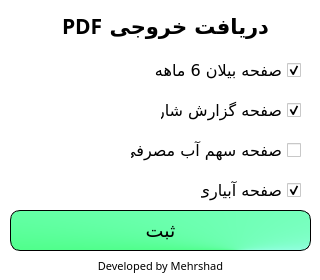
<?xml version="1.0" encoding="UTF-8"?>
<ui version="4.0">
 <class>settings</class>
 <widget class="QWidget" name="settings">
  <property name="geometry">
   <rect>
    <x>0</x>
    <y>0</y>
    <width>320</width>
    <height>280</height>
   </rect>
  </property>
  <property name="sizePolicy">
   <sizepolicy hsizetype="Preferred" vsizetype="Preferred">
    <horstretch>0</horstretch>
    <verstretch>0</verstretch>
   </sizepolicy>
  </property>
  <property name="minimumSize">
   <size>
    <width>320</width>
    <height>280</height>
   </size>
  </property>
  <property name="maximumSize">
   <size>
    <width>320</width>
    <height>280</height>
   </size>
  </property>
  <property name="windowTitle">
   <string>Form</string>
  </property>
  <property name="windowIcon">
   <iconset resource="Apart11.qrc">
    <normaloff>:/pics/.Images/Icon/euro.png</normaloff>:/pics/.Images/Icon/euro.png</iconset>
  </property>
  <property name="styleSheet">
   <string notr="true">background-color:white;</string>
  </property>
  <widget class="QLabel" name="label">
   <property name="geometry">
    <rect>
     <x>60</x>
     <y>0</y>
     <width>211</width>
     <height>51</height>
    </rect>
   </property>
   <property name="font">
    <font>
     <family>Mikhak Medium</family>
     <pointsize>16</pointsize>
     <weight>75</weight>
     <bold>true</bold>
     <underline>false</underline>
    </font>
   </property>
   <property name="styleSheet">
    <string notr="true">color:black</string>
   </property>
   <property name="text">
    <string>دریافت خروجی PDF</string>
   </property>
   <property name="alignment">
    <set>Qt::AlignCenter</set>
   </property>
  </widget>
  <widget class="QPushButton" name="ButtBack">
   <property name="geometry">
    <rect>
     <x>10</x>
     <y>10</y>
     <width>41</width>
     <height>41</height>
    </rect>
   </property>
   <property name="font">
    <font>
     <pointsize>30</pointsize>
    </font>
   </property>
   <property name="cursor">
    <cursorShape>PointingHandCursor</cursorShape>
   </property>
   <property name="whatsThis">
    <string>&lt;html&gt;&lt;head/&gt;&lt;body&gt;&lt;p align=&quot;center&quot;&gt;برگشت&lt;/p&gt;&lt;/body&gt;&lt;/html&gt;</string>
   </property>
   <property name="styleSheet">
    <string notr="true">border-radius:10px</string>
   </property>
   <property name="text">
    <string/>
   </property>
   <property name="icon">
    <iconset resource="Apart11.qrc">
     <normaloff>:/pics/.Images/Icon/back.png</normaloff>:/pics/.Images/Icon/back.png</iconset>
   </property>
   <property name="iconSize">
    <size>
     <width>36</width>
     <height>36</height>
    </size>
   </property>
  </widget>
  <widget class="QLabel" name="label_2">
   <property name="geometry">
    <rect>
     <x>0</x>
     <y>250</y>
     <width>321</width>
     <height>31</height>
    </rect>
   </property>
   <property name="font">
    <font>
     <family>Mikhak Medium</family>
     <pointsize>8</pointsize>
     <underline>false</underline>
    </font>
   </property>
   <property name="styleSheet">
    <string notr="true">color:black</string>
   </property>
   <property name="text">
    <string>Developed by Mehrshad</string>
   </property>
   <property name="alignment">
    <set>Qt::AlignCenter</set>
   </property>
  </widget>
  <widget class="QCheckBox" name="CheckAbyari">
   <property name="geometry">
    <rect>
     <x>200</x>
     <y>180</y>
     <width>101</width>
     <height>21</height>
    </rect>
   </property>
   <property name="font">
    <font>
     <family>Mikhak Medium</family>
     <pointsize>12</pointsize>
    </font>
   </property>
   <property name="cursor">
    <cursorShape>PointingHandCursor</cursorShape>
   </property>
   <property name="layoutDirection">
    <enum>Qt::RightToLeft</enum>
   </property>
   <property name="styleSheet">
    <string notr="true">color:black;</string>
   </property>
   <property name="text">
    <string>صفحه آبیاری</string>
   </property>
   <property name="checked">
    <bool>true</bool>
   </property>
  </widget>
  <widget class="QCheckBox" name="CheckAb">
   <property name="geometry">
    <rect>
     <x>130</x>
     <y>140</y>
     <width>171</width>
     <height>21</height>
    </rect>
   </property>
   <property name="font">
    <font>
     <family>Mikhak Medium</family>
     <pointsize>12</pointsize>
    </font>
   </property>
   <property name="cursor">
    <cursorShape>PointingHandCursor</cursorShape>
   </property>
   <property name="layoutDirection">
    <enum>Qt::RightToLeft</enum>
   </property>
   <property name="styleSheet">
    <string notr="true">color:black;</string>
   </property>
   <property name="text">
    <string>صفحه سهم آب مصرفی</string>
   </property>
  </widget>
  <widget class="QCheckBox" name="CheckBilan6Month">
   <property name="geometry">
    <rect>
     <x>150</x>
     <y>60</y>
     <width>151</width>
     <height>21</height>
    </rect>
   </property>
   <property name="font">
    <font>
     <family>Mikhak Medium</family>
     <pointsize>12</pointsize>
    </font>
   </property>
   <property name="cursor">
    <cursorShape>PointingHandCursor</cursorShape>
   </property>
   <property name="layoutDirection">
    <enum>Qt::RightToLeft</enum>
   </property>
   <property name="styleSheet">
    <string notr="true">color:black;</string>
   </property>
   <property name="text">
    <string>صفحه بیلان 6 ماهه</string>
   </property>
   <property name="checked">
    <bool>true</bool>
   </property>
  </widget>
  <widget class="QCheckBox" name="CheckSharj">
   <property name="geometry">
    <rect>
     <x>160</x>
     <y>100</y>
     <width>141</width>
     <height>21</height>
    </rect>
   </property>
   <property name="font">
    <font>
     <family>Mikhak Medium</family>
     <pointsize>12</pointsize>
    </font>
   </property>
   <property name="cursor">
    <cursorShape>PointingHandCursor</cursorShape>
   </property>
   <property name="layoutDirection">
    <enum>Qt::RightToLeft</enum>
   </property>
   <property name="styleSheet">
    <string notr="true">color:black;</string>
   </property>
   <property name="text">
    <string>صفحه گزارش شارژ</string>
   </property>
   <property name="checked">
    <bool>true</bool>
   </property>
  </widget>
  <widget class="QPushButton" name="ButtSabt">
   <property name="geometry">
    <rect>
     <x>10</x>
     <y>210</y>
     <width>301</width>
     <height>41</height>
    </rect>
   </property>
   <property name="font">
    <font>
     <family>Mikhak Medium</family>
     <pointsize>14</pointsize>
    </font>
   </property>
   <property name="cursor">
    <cursorShape>PointingHandCursor</cursorShape>
   </property>
   <property name="styleSheet">
    <string notr="true">QPushButton{
background-color: qconicalgradient(cx:0.756, cy:1, angle:296.3, stop:0 rgba(170, 255, 255, 255), stop:0.931818 rgba(45, 255, 95, 255), stop:1 rgba(255, 255, 255, 255));
border: 1px solid black;
color:black;
border-radius: 10px}
QPushButton:hover{
color:white;}</string>
   </property>
   <property name="text">
    <string>ثبت</string>
   </property>
  </widget>
 </widget>
 <tabstops>
  <tabstop>CheckBilan6Month</tabstop>
  <tabstop>CheckSharj</tabstop>
  <tabstop>CheckAb</tabstop>
  <tabstop>CheckAbyari</tabstop>
  <tabstop>ButtSabt</tabstop>
  <tabstop>ButtBack</tabstop>
 </tabstops>
 <resources>
  <include location="Apart11.qrc"/>
 </resources>
 <connections/>
</ui>
